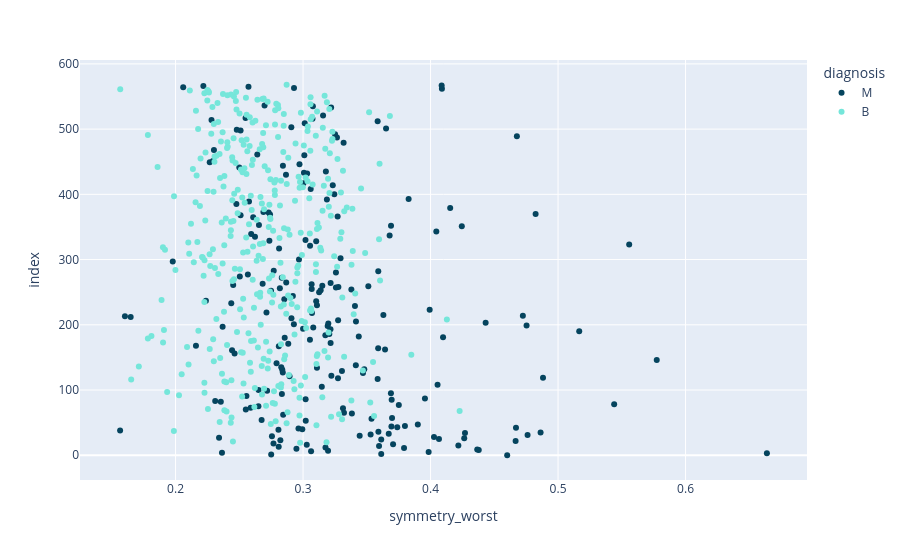

Write notebook code for a chart like this one.
### Markdown cell above
<h1> Step 3.3 Visualise the data set </h1>
Draw a scatter plot on symmetry_worst field and understand the spread of malignancy

### Code cell
# scatter of symmetry_worst for every tumour, coloured by diagnosis -
# shows how well this single feature separates the two groups
px.scatter(data_frame=df,x='symmetry_worst',color='diagnosis',color_discrete_sequence=['#05445E','#75E6DA'])

### Figure 1 — Plotly figure (JSON) as saved in the notebook; plotly's stock layout.template omitted (floating-point values rounded to 4 significant figures; data arrays with more than 128 entries replaced by an {"elided": "..."} marker saying what was removed)
{"data": [{"hovertemplate": "diagnosis=M<br>symmetry_worst=%{x}<br>index=%{y}<extra></extra>", "legendgroup": "M", "marker": {"color": "#05445E", "symbol": "circle"}, "mode": "markers", "name": "M", "orientation": "h", "showlegend": true, "type": "scatter", "x": {"elided": "212 float values"}, "xaxis": "x", "y": {"elided": "212 int values"}, "yaxis": "y"}, {"hovertemplate": "diagnosis=B<br>symmetry_worst=%{x}<br>index=%{y}<extra></extra>", "legendgroup": "B", "marker": {"color": "#75E6DA", "symbol": "circle"}, "mode": "markers", "name": "B", "orientation": "h", "showlegend": true, "type": "scatter", "x": {"elided": "357 float values"}, "xaxis": "x", "y": {"elided": "357 int values"}, "yaxis": "y"}], "layout": {"legend": {"title": {"text": "diagnosis"}, "tracegroupgap": 0}, "margin": {"t": 60}, "xaxis": {"anchor": "y", "domain": [0, 1], "title": {"text": "symmetry_worst"}}, "yaxis": {"anchor": "x", "domain": [0, 1], "title": {"text": "index"}}}}
